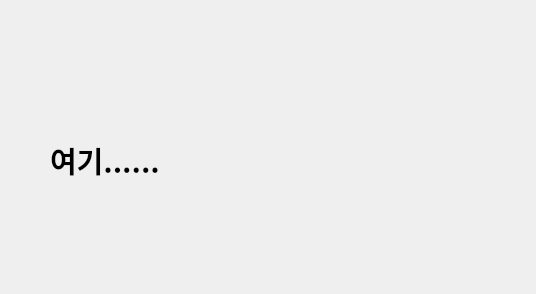
<?xml version="1.0" encoding="UTF-8"?>
<ui version="4.0">
 <class>Dialog</class>
 <widget class="QDialog" name="Dialog">
  <property name="geometry">
   <rect>
    <x>0</x>
    <y>0</y>
    <width>536</width>
    <height>294</height>
   </rect>
  </property>
  <property name="windowTitle">
   <string>Dialog</string>
  </property>
  <widget class="QLabel" name="label">
   <property name="geometry">
    <rect>
     <x>50</x>
     <y>110</y>
     <width>391</width>
     <height>101</height>
    </rect>
   </property>
   <property name="font">
    <font>
     <family>맑은 고딕</family>
     <pointsize>22</pointsize>
     <weight>75</weight>
     <bold>true</bold>
    </font>
   </property>
   <property name="text">
    <string>여기......</string>
   </property>
  </widget>
 </widget>
 <resources/>
 <connections/>
</ui>
